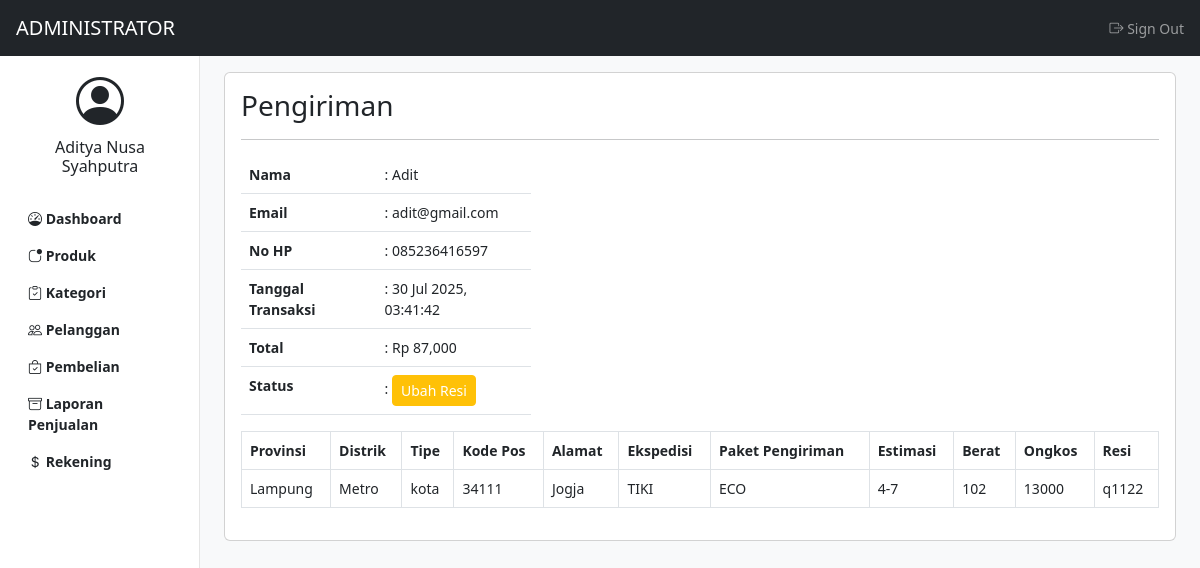
/admin/pengiriman.php?id=76 (signed in), run on the app's committed database.
### tables this page shows
CREATE TABLE `pembelian` (
  `id_pembelian` int(11) NOT NULL,
  `id_pelanggan` int(11) NOT NULL,
  `tanggal_pembelian` datetime NOT NULL,
  `batas_pembayaran` datetime NOT NULL,
  `total_pembelian` int(11) NOT NULL,
  `status_pembelian` enum('pending','lunas','kirim','selesai','batal') NOT NULL,
  `metode_pembayaran` enum('transfer','cod') NOT NULL
);

CREATE TABLE `pelanggan` (
  `id_pelanggan` int(11) NOT NULL,
  `username_pelanggan` varchar(100) NOT NULL,
  `password_pelanggan` varchar(100) NOT NULL,
  `nama_pelanggan` varchar(100) NOT NULL,
  `jk_pelanggan` enum('laki laki','perempuan') NOT NULL,
  `alamat_pelanggan` text NOT NULL,
  `hp_pelanggan` varchar(15) NOT NULL,
  `email_pelanggan` varchar(50) NOT NULL
);

CREATE TABLE `pengiriman` (
  `id_pengiriman` int(11) NOT NULL,
  `id_pembelian` int(11) NOT NULL,
  `nama_penerima` varchar(100) NOT NULL,
  `hp_penerima` varchar(15) NOT NULL,
  `provinsi_penerima` varchar(100) NOT NULL,
  `distrik_penerima` varchar(100) NOT NULL,
  `tipe_penerima` enum('kota','kabupaten') NOT NULL,
  `kodepos_penerima` varchar(20) NOT NULL,
  `alamat_penerima` text NOT NULL,
  `ekspedisi_pengiriman` varchar(100) NOT NULL,
  `paket_pengiriman` varchar(100) NOT NULL,
  `estimasi_pengiriman` varchar(100) NOT NULL,
  `berat_pengiriman` int(11) NOT NULL,
  `ongkos_pengiriman` int(11) NOT NULL,
  `resi_pengiriman` varchar(50) NOT NULL
);

### admin/pengiriman.php (the view, shortened to what this page needs)
<?php
include "header.php";
$id_pembelian = $_GET["id"];
$ambil_pembelian = $koneksi->query("SELECT * FROM pembelian LEFT JOIN pelanggan ON pelanggan.id_pelanggan = pembelian.id_pelanggan WHERE id_pembelian= '$id_pembelian'");
$pembelian = $ambil_pembelian->fetch_assoc();
$ambil_pengiriman = $koneksi -> query("SELECT * FROM pengiriman WHERE id_pembelian= '$id_pembelian'");
$pengiriman = $ambil_pengiriman->fetch_assoc();
?>
<h3>Pengiriman</h3>
<hr>
<div class="row">
	<div class="col-md-4">
		<table class="table">
			<tr>
				<th>Nama</th>
				<td>: <?php echo $pembelian["nama_pelanggan"]; ?></td>
			</tr>
			<tr>
				<th>Email</th>
				<td>: <?php echo $pembelian["email_pelanggan"]; ?></td>
			</tr>
			<tr>
				<th>No HP</th>
				<td>: <?php echo $pembelian["hp_pelanggan"]; ?></td>
			</tr>
			<tr>
				<th>Tanggal Transaksi</th>
				<td>: <?php echo date("d M Y, h:i:s",strtotime($pembelian["tanggal_pembelian"])); ?></td>
			</tr>
			<tr>
				<th>Total</th>
				<td>: Rp <?php echo number_format($pembelian["total_pembelian"]); ?></td>
			</tr>
			<tr>
				<th>Status</th>
				<td>:
<?php if (empty($pengiriman["resi_pengiriman"])): ?>
	<a type="button" class="btn btn-warning btn-sm text-white" data-bs-toggle="modal" data-bs-target="#staticBackdrop">
		Masukkan Resi
	</a>
	<div class="modal fade" id="staticBackdrop" data-bs-backdrop="static" data-bs-keyboard="false" tabindex="-1" aria-labelledby="staticBackdropLabel" aria-hidden="true">
		<div class="modal-dialog">
			<div class="modal-content">
				<div class="modal-header">
					<h1 class="modal-title fs-5" id="staticBackdropLabel">Input Resi</h1>
					<button type="button" class="btn-close" data-bs-dismiss="modal" aria-label="Close"></button>
				</div>
				<div class="modal-body">
					<form method="post">
						<div class="mb-3">
							<label class="form-label">Resi</label>
							<input type="text" class="form-control" name="resi">
						</div>
						<div class="mb-3">
							<button class="btn btn-primary" name="simpan">Simpan</button>
						</div>
					</form>
<?php
if (isset($_POST["simpan"]))
{
	$resi = $_POST["resi"];
	$koneksi -> query("UPDATE pengiriman SET resi_pengiriman = '$resi' WHERE id_pembelian = '$id_pembelian'");
	$koneksi -> query("UPDATE pembelian SET status_pembelian = 'kirim' WHERE id_pembelian = '$id_pembelian'");
	echo "<script>location = 'pengiriman.php?id=$id_pembelian'</script>";
}
?>
				</div>
			</div>
		</div>
	</div>
<?php else: ?>
	<a type="button" class="btn btn-warning btn-sm text-white" data-bs-toggle="modal" data-bs-target="#staticBackdrop">
		Ubah Resi
	</a>
<?php endif ?>
				</td>
			</tr>
		</table>
	</div>
</div>
<?php if (isset($pengiriman)): ?>
	<div class="table-responsive">
		<table class="table table-bordered table-hover">
			<thead>
				<tr>
					<th>Provinsi</th>
					<th>Distrik</th>
					<th>Tipe</th>
					<th>Kode Pos</th>
					<th>Alamat</th>
					<th>Ekspedisi</th>
					<th>Paket Pengiriman</th>
					<th>Estimasi</th>
					<th>Berat</th>
					<th>Ongkos</th>
					<th>Resi</th>
				</tr>
			</thead>
			<tbody>
				<tr>
					<td><?php echo $pengiriman["provinsi_penerima"]; ?></td>
					<td><?php echo $pengiriman["distrik_penerima"]; ?></td>
					<td><?php echo $pengiriman["tipe_penerima"]; ?></td>
					<td><?php echo $pengiriman["kodepos_penerima"]; ?></td>
					<td><?php echo $pengiriman["alamat_penerima"] ?></td>
					<td><?php echo $pengiriman["ekspedisi_pengiriman"]; ?></td>
					<td><?php echo $pengiriman["paket_pengiriman"]; ?></td>
					<td><?php echo $pengiriman["estimasi_pengiriman"]; ?></td>
					<td><?php echo $pengiriman["berat_pengiriman"]; ?></td>
					<td><?php echo $pengiriman["ongkos_pengiriman"]; ?></td>
					<td><?php echo $pengiriman["resi_pengiriman"]; ?></td>
				</tr>
			</tbody>
		</table>
	</div>
<?php endif ?>
<?php
include "footer.php";
?>

### admin/header.php (shortened to what this page needs)
<?php
include "../koneksi.php";
$id_admin = $_SESSION["admin"] ["id_admin"];
$ambil_admin = $koneksi -> query("SELECT * FROM admin WHERE id_admin = '$id_admin'");
$admin = $ambil_admin -> fetch_assoc();
?>
<!DOCTYPE html>
<html>
<head>
	<link rel="stylesheet" type="text/css" href="../assets/css/bootstrap.css">
	<link rel="stylesheet" type="text/css" href="https://cdn.jsdelivr.net/npm/bootstrap-icons@1.5.0/font/bootstrap-icons.css">
	<link rel="stylesheet" type="text/css" href="../assets/css/dashboard.css">
	<link rel="stylesheet" type="text/css" href="../assets/css/dataTables.bootstrap5.min.css">
</head>
<body>
	<header class="navbar navbar-dark bg-dark sticky-top">
		<a class="navbar-brand px-3" href="index.php">ADMINISTRATOR</a>
		<div class="navbar-nav">
			<div class="nav-item">
				<a class="nav-link px-3" href="logout.php" onclick="return confirm('Apakah anda yakin ingin keluar?')">
					<i class="bi bi-box-arrow-right"></i>
					Sign Out
				</a>
			</div>
		</div>
	</header>
	<div class="container-fluid">
		<div class="row">
			<nav id="sidebar" class="col-md-3 col-lg-2 bg-white position-fixed start-0 top-0 bottom-0 py-5 collapse d-md-block sidebar">
				<a href="profil_admin.php" class="text-decoration-none">
					<div class="container text-center pt-4">
						<span class="bi bi-person-circle display-5 text-dark"></span>
						<h6 class="pt-2 text-dark"><?php echo $admin["nama_admin"]; ?></h6>
					</div>
				</a>
				<div class="pt-3">
					<ul class="nav flex-column">
						<li class="nav-item">
							<a href="index.php" class="nav-link text-dark fw-bold"><span class="bi bi-speedometer"></span> Dashboard</a>
						</li>
						<li class="nav-item">
							<a href="produk.php" class="nav-link text-dark fw-bold"><span class="bi bi-app-indicator"></span> Produk</a>
						</li>
						<li class="nav-item">
							<a href="kategori.php" class="nav-link text-dark fw-bold"><span class="bi bi-clipboard-check"></span> Kategori</a>
						</li>
						<li class="nav-item">
							<a href="pelanggan.php" class="nav-link text-dark fw-bold"><span class="bi bi-people"></span> Pelanggan</a>
						</li>
						<li class="nav-item">
							<a href="pembelian.php" class="nav-link text-dark fw-bold"><span class="bi bi-bag-check"></span> Pembelian</a>
						</li>
						<li class="nav-item">
							<a href="laporan_penjualan.php" class="nav-link text-dark fw-bold"><span class="bi bi-archive"></span> Laporan Penjualan</a>
						</li>
						<li class="nav-item">
							<a href="rekening.php" class="nav-link text-dark fw-bold"><span class="bi bi-currency-dollar"></span> Rekening</a>
						</li>
					</ul>
				</div>
			</nav>
		</div>
	</div>
	<main class="col-lg-10 col-md-9 ms-sm-auto px-sm-4 py-3 vh-100 bg-light">
		<div class="card">
			<div class="card-body">

### assets/css/dashboard.css (style rules this page uses)
body { font-size: 0.875rem; }
.sidebar { z-index: 100; box-shadow: inset -1px 0 0 0 rgba(0, 0, 0, 0.1); }

### data on the page
pembelian: id_pelanggan.nama_pelanggan "Adit", id_pelanggan.email_pelanggan "adit@gmail.com", id_pelanggan.hp_pelanggan "085236416597", tanggal_pembelian "30 Jul 2025, 03:41:42", total_pembelian "87,000"
pengiriman: provinsi_penerima "Lampung", distrik_penerima "Metro", tipe_penerima "kota", kodepos_penerima "34111", alamat_penerima "Jogja", ekspedisi_pengiriman "TIKI", paket_pengiriman "ECO", estimasi_pengiriman "4-7", berat_pengiriman "102", ongkos_pengiriman "13000", resi_pengiriman "q1122"

### other printed values
$admin["nama_admin"] "Aditya Nusa Syahputra"
